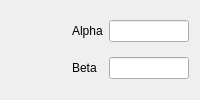
         <widget class="QWidget" name="tab_beta_4">
          <attribute name="title">
           <string>Beta</string>
          </attribute>
          <layout class="QGridLayout" name="gridLayout_35">
           <item row="0" column="1">
            <widget class="QLabel" name="label_58">
             <property name="text">
              <string>Alpha</string>
             </property>
            </widget>
           </item>
           <item row="1" column="1">
            <widget class="QLabel" name="label_59">
             <property name="text">
              <string>Beta</string>
             </property>
            </widget>
           </item>
           <item row="1" column="2">
            <widget class="QLineEdit" name="ln_betabeta_4">
             <property name="maximumSize">
              <size>
               <width>80</width>
               <height>16777215</height>
              </size>
             </property>
            </widget>
           </item>
           <item row="0" column="2">
            <widget class="QLineEdit" name="ln_betaalpha_4">
             <property name="maximumSize">
              <size>
               <width>80</width>
               <height>16777215</height>
              </size>
             </property>
            </widget>
           </item>
           <item row="0" column="0">
            <spacer name="horizontalSpacer_33">
             <property name="orientation">
              <enum>Qt::Horizontal</enum>
             </property>
             <property name="sizeHint" stdset="0">
              <size>
               <width>40</width>
               <height>20</height>
              </size>
             </property>
            </spacer>
           </item>
          </layout>
         </widget>
